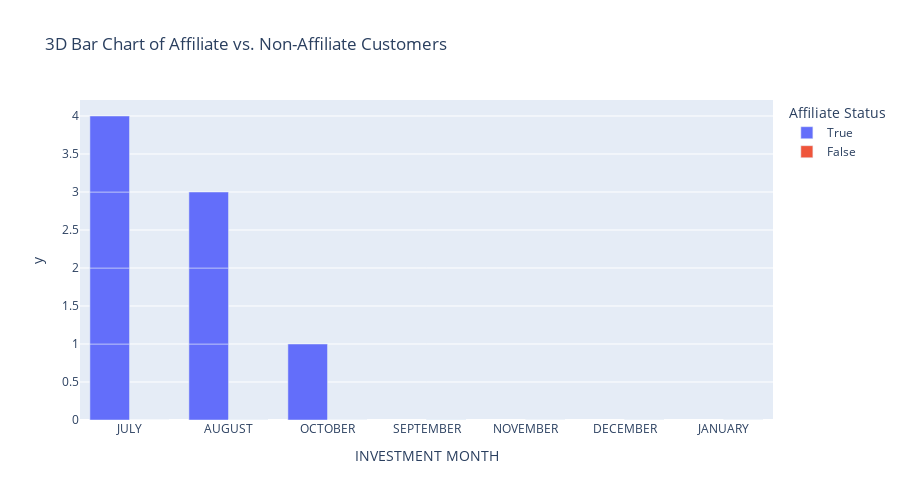

Source (notebook cell):
### Code cell
import pandas as pd
import matplotlib.pyplot as plt
import seaborn as sns
from wordcloud import WordCloud
import numpy as np
import squarify
import plotly.express as px
import plotly.graph_objects as go
from collections import Counter

# Load the Excel file
file_path = "ROYAL PALM RECEIPT & PORTFOLIO (3).xlsx"
xls = pd.ExcelFile(file_path)

# Load the "PORTFOLIO" sheet
df = pd.read_excel(xls, sheet_name="PORTFOLIO")

# Select relevant columns
df = df[["S/N", "NAME", "INVESTMENT YEAR", "INVESTMENT MONTH", "AFFILIATE", "AFFILIATE 10%"]]

# Data Cleaning and Filtering
df = df.dropna(subset=["INVESTMENT YEAR", "INVESTMENT MONTH"])
df["INVESTMENT YEAR"] = df["INVESTMENT YEAR"].astype(int)
df = df[(df["INVESTMENT YEAR"] == 2024) | ((df["INVESTMENT YEAR"] == 2025) & (df["INVESTMENT MONTH"] == "JANUARY"))]

# Remove last two refunded/incomplete customers
df = df.iloc[:-2]

# Mark customers that came through affiliates
df["Came_Through_Affiliate"] = df["AFFILIATE"].apply(lambda x: x != "NIL")

# Define correct month order
month_order = ["JULY", "AUGUST", "SEPTEMBER", "OCTOBER", "NOVEMBER", "DECEMBER", "JANUARY"]
df["INVESTMENT MONTH"] = pd.Categorical(df["INVESTMENT MONTH"], categories=month_order, ordered=True)

# Cross-tabulation of affiliates by month
affiliate_by_month = pd.crosstab(df["INVESTMENT MONTH"], df["Came_Through_Affiliate"])

# Top affiliates by customer count
top_affiliates = df[df["AFFILIATE"] != "NIL"]["AFFILIATE"].value_counts().head(10)

# Visualization: Stacked Area Chart
affiliate_by_month.plot.area(colormap="plasma", alpha=0.75, figsize=(12, 6))
plt.title("Stacked Area Chart Trend of Affiliate vs. Non-Affiliate Customers Over Time")
plt.xlabel("Investment Month")
plt.ylabel("Count")
plt.legend(["Non-Affiliate", "Affiliate"], title="Customer Type")
plt.show()

# Visualization: Word Cloud
wordcloud = WordCloud(width=800, height=400, background_color='white').generate(" ".join(df[df["AFFILIATE"] != "NIL"]["AFFILIATE"]))
plt.figure(figsize=(10, 5))
plt.imshow(wordcloud, interpolation="bilinear")
plt.axis("off")
plt.title("Top Affiliates Word Cloud")
plt.show()

# Visualization: Pie Chart
plt.figure(figsize=(6, 6))
colors = ["#ff9999", "#66b3ff"]
df["Came_Through_Affiliate"].value_counts().plot.pie(autopct="%1.1f%%", colors=colors, startangle=90, wedgeprops={'edgecolor': 'black'})
plt.gca().add_artist(plt.Circle((0, 0), 0.6, fc='white'))
plt.title("Doughnut Chart Affiliate vs. Non-Affiliate Customers")
plt.ylabel("")
plt.show()

# Visualization: Bar Chart
plt.figure(figsize=(8, 5))
sns.countplot(x=df["Came_Through_Affiliate"].map({True: "Affiliate", False: "Non-Affiliate"}), palette="coolwarm", hue=df["Came_Through_Affiliate"].map({True: "Affiliate", False: "Non-Affiliate"}), legend=False)
plt.title("Customers Through Affiliates vs. Non-Affiliates")
plt.xlabel("Customer Type")
plt.ylabel("Count")
plt.show()

# Visualization: Affiliate customer distribution (Pie Chart)
plt.figure(figsize=(6, 6))
df["Came_Through_Affiliate"].value_counts().plot.pie(autopct="%1.1f%%", labels=["Non-Affiliate", "Affiliate"], colors=["lightcoral", "lightblue"], startangle=90)
plt.title("Pie Chart Percentage of Customers Through Affiliates vs. Non-Affiliates")
plt.ylabel("")
plt.show()

# Visualization: Stacked Bar Chart
affiliate_by_month.plot(kind="bar", stacked=True, figsize=(12, 6), colormap="viridis")
plt.title("Number of Customers Through Affiliates Per Month")
plt.xlabel("Investment Month")
plt.ylabel("Count of Customers")
plt.legend(["Non-Affiliate", "Affiliate"], title="Customer Type")
plt.show()

# Visualization: Bubble Chart
plt.figure(figsize=(10, 6))
sns.scatterplot(x=top_affiliates.index, y=top_affiliates.values, size=top_affiliates.values, sizes=(100, 1000), alpha=0.6, palette="coolwarm", hue=top_affiliates.index, legend=False)
plt.xticks(rotation=45)
plt.title("Bubble Chart of Top Affiliates")
plt.xlabel("Affiliates")
plt.ylabel("Number of Customers")
plt.show()

# Visualization: Heatmap
plt.figure(figsize=(10, 6))
sns.heatmap(affiliate_by_month, cmap="coolwarm", annot=True, fmt="d", linewidths=0.5)
plt.title("Heatmap of Affiliate vs. Non-Affiliate Customers Per Month")
plt.xlabel("Customer Type")
plt.ylabel("Investment Month")
plt.show()

# Additional Heatmap
affiliate_heatmap = pd.crosstab(df["INVESTMENT MONTH"], df["Came_Through_Affiliate"].replace({True: "Affiliate", False: "Non-Affiliate"}))
plt.figure(figsize=(10, 6))
sns.heatmap(affiliate_heatmap, cmap="coolwarm", annot=True, fmt="d")
plt.title("Heatmap of Affiliate vs. Non-Affiliate Customers Per Month")
plt.xlabel("Customer Type")
plt.ylabel("Investment Month")
plt.show()

# Visualization: Treemap
plt.figure(figsize=(10, 6))
squarify.plot(sizes=top_affiliates.values, label=top_affiliates.index, alpha=0.8, color=plt.cm.Set3.colors)
plt.axis("off")
plt.title("Treemap of Top Affiliates")
plt.show()

# Visualization: Line Chart with Trend Analysis
plt.figure(figsize=(12, 6))
sns.lineplot(x=affiliate_by_month.index, y=affiliate_by_month[True], label="Affiliate", marker="o")
sns.lineplot(x=affiliate_by_month.index, y=affiliate_by_month[False], label="Non-Affiliate", marker="o")
plt.title("Growth Trend of Affiliate vs. Non-Affiliate Customers")
plt.xlabel("Investment Month")
plt.ylabel("Customer Count")
plt.legend(title="Customer Type")
plt.show()

# Visualization: Word cloud of top affiliates
wordcloud = WordCloud(width=800, height=400, background_color='white').generate(" ".join(df[df["AFFILIATE"] != "NIL"]["AFFILIATE"]))
plt.figure(figsize=(10, 5))
plt.imshow(wordcloud, interpolation="bilinear")
plt.axis("off")
plt.title("Top Affiliates Word Cloud")
plt.show()

# Visualization: 3D Bar Chart
fig = px.bar(df, x="INVESTMENT MONTH", y=df["Came_Through_Affiliate"].astype(int), color="Came_Through_Affiliate", barmode="group", height=500, title="3D Bar Chart of Affiliate vs. Non-Affiliate Customers", labels={"Came_Through_Affiliate": "Affiliate Status"})
fig.show()

# Save cleaned data with affiliation status
df.to_excel("Cleaned_Affiliate_Report.xlsx", index=False)

### Figure 1 — Plotly figure (JSON) as saved in the notebook; plotly's stock layout.template omitted (floating-point values rounded to 4 significant figures)
{"data": [{"alignmentgroup": "True", "hovertemplate": "Affiliate Status=True<br>INVESTMENT MONTH=%{x}<br>y=%{y}<extra></extra>", "legendgroup": "True", "marker": {"color": "#636efa", "pattern": {"shape": ""}}, "name": "True", "offsetgroup": "True", "orientation": "v", "showlegend": true, "textposition": "auto", "type": "bar", "x": ["JULY", "JULY", "JULY", "JULY", "AUGUST", "AUGUST", "AUGUST", "OCTOBER"], "xaxis": "x", "y": [1, 1, 1, 1, 1, 1, 1, 1], "yaxis": "y"}, {"alignmentgroup": "True", "hovertemplate": "Affiliate Status=False<br>INVESTMENT MONTH=%{x}<br>y=%{y}<extra></extra>", "legendgroup": "False", "marker": {"color": "#EF553B", "pattern": {"shape": ""}}, "name": "False", "offsetgroup": "False", "orientation": "v", "showlegend": true, "textposition": "auto", "type": "bar", "x": ["JULY", "AUGUST", "SEPTEMBER", "AUGUST", "AUGUST", "SEPTEMBER", "SEPTEMBER", "SEPTEMBER", "SEPTEMBER", "OCTOBER", "OCTOBER", "NOVEMBER", "NOVEMBER", "DECEMBER", "DECEMBER", "DECEMBER", "JANUARY", "JANUARY"], "xaxis": "x", "y": [0, 0, 0, 0, 0, 0, 0, 0, 0, 0, 0, 0, 0, 0, 0, 0, 0, 0], "yaxis": "y"}], "layout": {"barmode": "group", "height": 500, "legend": {"title": {"text": "Affiliate Status"}, "tracegroupgap": 0}, "title": {"text": "3D Bar Chart of Affiliate vs. Non-Affiliate Customers"}, "xaxis": {"anchor": "y", "domain": [0, 1], "title": {"text": "INVESTMENT MONTH"}}, "yaxis": {"anchor": "x", "domain": [0, 1], "title": {"text": "y"}}}}
